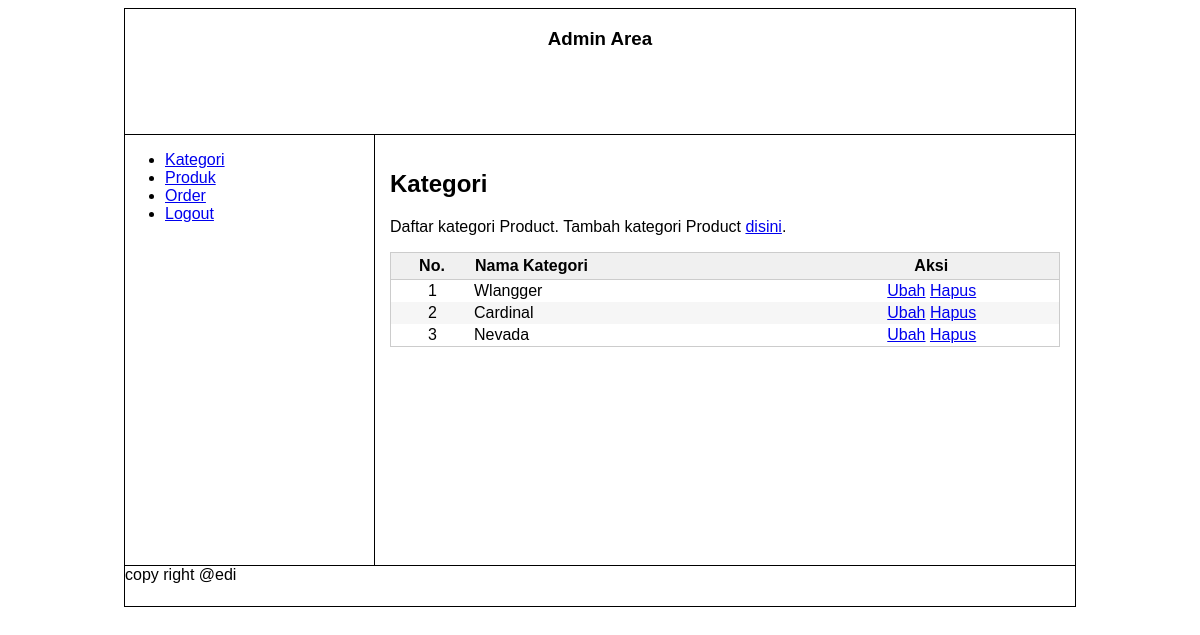
The page /admin/index.php?page=kategori.daftar_kategori (signed in) on the database its author committed.
### tables this page shows
CREATE TABLE IF NOT EXISTS `tb_category` (
`category_id` int(10) unsigned NOT NULL,
  `category_name` varchar(100) DEFAULT NULL
);

### admin/modul/kategori/daftar_kategori.php (the view, shortened to what this page needs)
<h2>Kategori</h2>
<p>Daftar kategori Product. Tambah kategori Product <a href="?page=kategori.tambah_kategori">disini</a>.</p>
<table class="list">
	<tr>
		<th>No.</th>
		<th style="text-align:left">Nama Kategori</th>
		<th>Aksi</th>
	</tr>
 <?php
 $sql_show="select * from tb_category";
 $result=mysql_query($sql_show);
 $no=1;
 while($data=mysql_fetch_array($result)){
 ?>
	<tr>
		<td><?php echo $no; ?></td>
		<td style="text-align:left"><?php echo $data['category_name'];  ?></td>
		<td>
            <a href="?page=kategori.ubah_kategori&id=<?php echo $data['category_id'];  ?>">Ubah</a>
            <a href="?page=kategori.proses_hapus_kategori&id=<?php echo $data['category_id'];  ?>"
            onclick="return confirm('Apakah anda yakin akan menghapus <?php echo $data['category_name'];  ?>')">Hapus</a>
		</td>
	</tr>
 <?php
 $no++;
 }
 ?>
</table>

### admin/style/style.css (style rules this page uses)
* { font-family:arial; }
#content table.list { width:100%;margin:8px 0 0 0;border:1px solid #cccccc;border-collapse:collapse;text-align:left; }
#content table.list tr td { padding:2px 0 2px 0;text-align:center; }
#content tr th { background:#f0f0f0;border-bottom:1px solid #cccccc;text-align:center; }
#content tr th { padding:4px 2px 4px 1px; }
#content tr:nth-of-type(odd) { background:#f6f6f6; }

### rows shown on the page
tb_category: category_name "Wlangger"
tb_category: category_name "Cardinal"
tb_category: category_name "Nevada"
